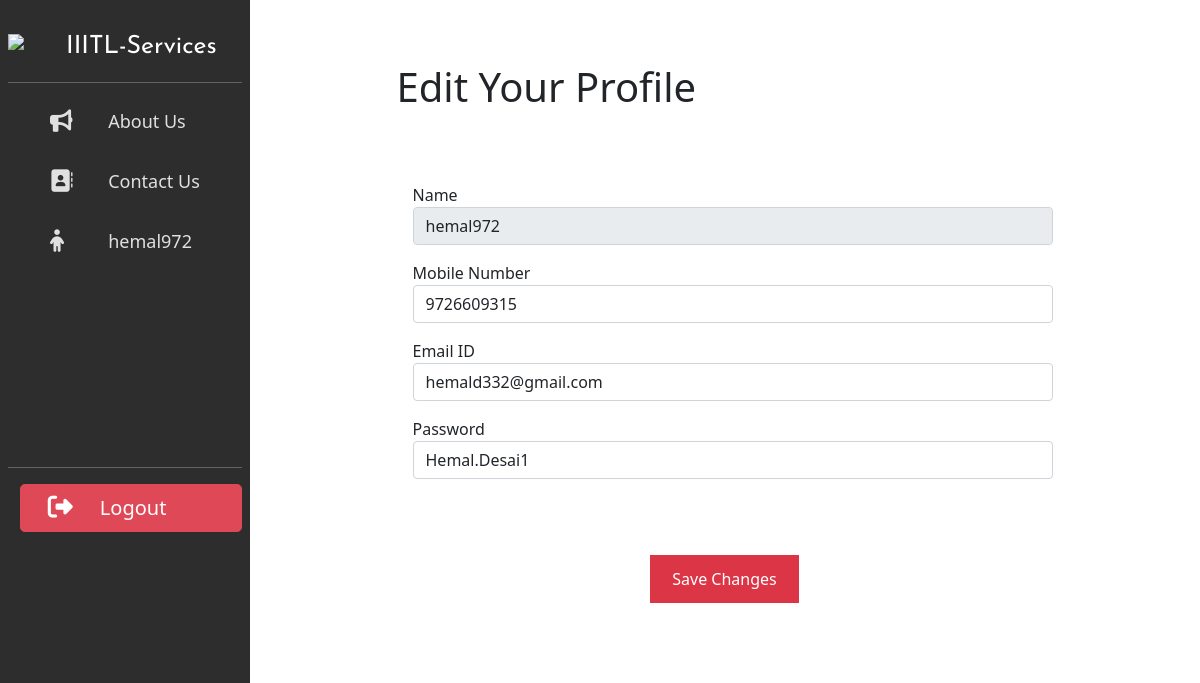
Screenshot of /profile/ (signed in) with the database file from the repository.
### accounts/models.py (models this page shows)
class Accounts(models.Model):
    user_name = models.CharField(max_length=25, primary_key=True)
    email = models.EmailField(unique=True)
    phone_num = models.BigIntegerField()
    password = models.CharField(max_length=25)

### accounts/views.py (the view)
# urls.py: path('profile/', views.profile, name='profile'),
def profile(request):
    if request.method == 'POST':
        account = Accounts.objects.get(user_name=request.session['uid'])
        account_form = Accountforms(request.POST, instance=account)
        if account_form.is_valid():
            account_form.save()
    account = Accounts.objects.filter(user_name=request.session['uid'])
    context = {'account': account[0], 'username': request.session['uid']}
    return render(request, 'accounts/profile.html', context)

### templates/accounts/profile.html (shortened to what this page needs)
{% extends 'common/base_navbar.html' %}
{% load static %}
{% block content %}
<div class="container rounded bg-white mt-5 mb-5">
    <h1>Edit Your Profile</h1>
    <div class="row"><br /><br /><br />
        <div class="col-md-5 border-right">
            <div class="p-3 py-5">
                <form method="POST" action="{% url 'profile' %}">
                    <div class="row mt-3">
                        <div class="col-md-12"><label class="labels">Name</label><input style="width:40rem;" type="text"
                                class="form-control" value={{account.user_name}} name="user_name" readonly></div>
                    </div>
                    <div class="row mt-3">
                        <div class="col-md-12"><label class="labels">Mobile Number</label><input style="width:40rem;"
                                type="text" class="form-control" value={{account.phone_num}} name="phone_num"></div>
                    </div>
                    <div class="row mt-3">
                        <div class="col-md-12"><label class="labels">Email ID</label><input style="width:40rem;"
                                type="text" class="form-control" value={{account.email}} name="email"></div>
                    </div>
                    <div class="row mt-3">
                        <div class="col-md-12"><label class="labels">Password</label><input style="width:40rem;"
                                type="text" class="form-control" value={{account.password}} name="password"></div>
                    </div>
                    <br />
                    <div style="width:39rem;" class="mt-5 text-center"><button class="button button1" type="submit">Save
                            Changes</button></div>
                </form>
            </div>
        </div>
    </div>
</div>
{% endblock %}

### templates/common/base_navbar.html (shortened to what this page needs)
<!doctype html>
<head>
  <link href="https://cdn.jsdelivr.net/npm/bootstrap@5.0.2/dist/css/bootstrap.min.css" rel="stylesheet"
>
</head>
<body>
  <div id="wrapper">
    <div id="sidebar-wrapper"  style="width:250px;">
      <div class="d-flex flex-column flex-shrink-0 p-2 text-white" style="width:100%;">
        <a href="/" class="d-flex align-items-center mb-2 mb-md-0 me-md-auto text-white text-decoration-none"
          style="margin-top:20px;;font-size:25px;font-family: 'Josefin Sans', sans-serif;">
          <img src="https://i.ibb.co/7r4sj7R/IIITL-logo-1.png" style="margin-bottom: 10px;width:50px; margin-right:8px;">
            IIITL-Services
        </a>
        <hr>
        <ul class="sidebar-nav flex-column mb-auto">
          <li>
            <a href="{% url 'about' %}">
              <i class="w-25 fas fa-bullhorn fa-lg me-3" aria-hidden="true"></i>
              About Us
            </a>
          </li>
          <li>
            <a href="{% url 'contact' %}">
              <i class="w-25 fas fa-address-book fa-lg me-3" aria-hidden="true"></i>
              Contact Us
            </a>
          </li>
          <li>
            <a href="{% url 'profile' %}">
              <i class="w-25 fas fa-child fa-lg me-3" aria-hidden="true"></i>
              {{username}}
            </a>
          </li>
        </ul>
        <br/><br/><br/><br/><br/><br/><br/>
        <hr>
        <div>
          <ul>
            <a href="{% url 'logout' %}" class=" btn btn-lg btn-danger btn-block text-white d-grid d-flex align-items-center mb-2" style="margin-left:-10%;">
              <i class="w-25 fas fa-sign-out-alt fa-lg me-3" aria-hidden="true"></i>
              Logout
            </a>
          </ul>
        </div>
      </div>
    </div>
    <div id="content-wrapper">
      <div class="container-fluid">
        <div class="row">
          <div class="col-lg-12">
            <div class="row mx-auto">
              <div class="container-fluid">
  <div class="row">
    <div class="col d-flex justify-content-center" id="cards">
      <div class="row mx-auto">
        {% block content %}
    {% endblock %}
            </div>
          </div>
        </div>
      </div>
    </div>
  </div>
  </div>
</body>

### templates/common/base_navbar.html (style rules this page uses)
#sidebar-wrapper { z-index: 1; position: fixed; width: 280px; height: 100%; overflow-y: auto; background: rgb(24, 23, 23); opacity: 0.9; }
#content-wrapper { width: 100%; position: absolute; padding: 15px; padding-left: 280px; }
.sidebar-nav { padding: 2px; list-style: none; }
.sidebar-nav li { text-indent: 20px; line-height: 40px; margin-bottom: 20px; }
.sidebar-nav li a { display: block; text-decoration: none; color: #ddd; font-size: large; }

### templates/accounts/profile.html (style rules this page uses)
body { background: white; }
.button { background-color: #4CAF50; border: none; color: white; padding: 10px 20px; text-align: center; text-decoration: none; display: inline-block; font-size: 16px; margin: 4px 2px; transition-duration: 0.4s; cursor: pointer; }
.button1 { background-color: #dc3545; color: white; border: 2px solid #dc3545; }
.labels { font-size: 16px }

### rows the page displays
Accounts: user_name "hemal972", phone_num "9726609315", email "hemald332@gmail.com", password "Hemal.Desai1"
